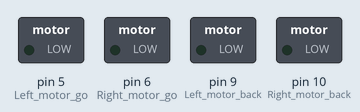
Recording of a sketch running on a simulated Arduino Uno, built with avr-gcc and run on an emulated ATmega328P. On the bench: switched loads named in the sketch (green lamp = pin HIGH).

Above: at 0.1 s.
At 6.8 s:
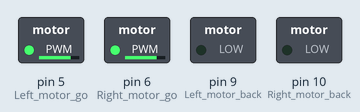
At 14.5 s:
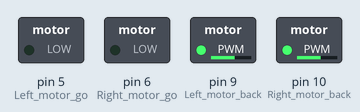
At 18.1 s:
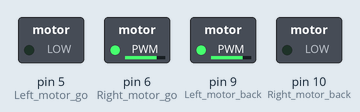
At 21.6 s:
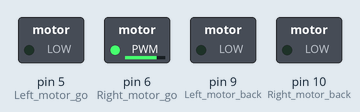
At 29.1 s:
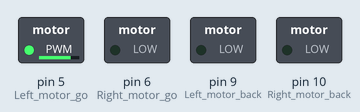
Timing chart, 0 to 40.0 s (numbered marks = the images above):
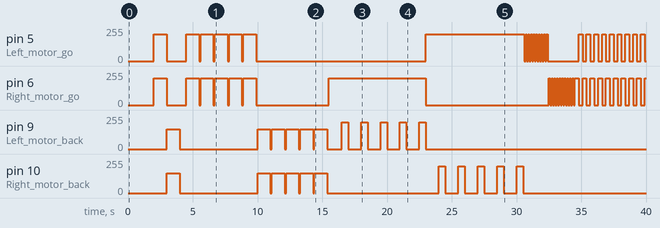

The sketch:

ColorfulRun.ino
```cpp
//============================yahboom===========================
//  Intelligent car colorfulrun comprehensive experiment
//===============================================================

int Left_motor_back=9;       //(IN1)
int Left_motor_go=5;         //(IN2)

int Right_motor_go=6;        //(IN3)
int Right_motor_back=10;     //(IN4)

void setup()
{
  //Initialize the motor drive IO for output mode
  pinMode(Left_motor_go,OUTPUT); // PIN 5 (PWM)
  pinMode(Left_motor_back,OUTPUT); // PIN 9 (PWM)
  pinMode(Right_motor_go,OUTPUT);// PIN 6 (PWM)
  pinMode(Right_motor_back,OUTPUT);// PIN 10 (PWM)
}
void run(int time)    //car run
{
  digitalWrite(Right_motor_go,HIGH);
  digitalWrite(Right_motor_back,LOW);
  analogWrite(Right_motor_go,200);//PWM ratio 0~255 speed control,
                                 //the difference of left and right wheel slightly increase or decrease
  analogWrite(Right_motor_back,0);
  digitalWrite(Left_motor_go,HIGH);
  digitalWrite(Left_motor_back,LOW);
  analogWrite(Left_motor_go,200);//PWM ratio 0~255 speed control,
                                 //the difference of left and right wheel slightly increase or decrease
  analogWrite(Left_motor_back,0);
  delay(time * 100);   //execution time, can be adjusted
}

void brake(int time)       //car stop
{
  digitalWrite(Right_motor_go,LOW);
  digitalWrite(Right_motor_back,LOW);
  digitalWrite(Left_motor_go,LOW);
  digitalWrite(Left_motor_back,LOW);
  delay(time * 100);//execution time, can be adjusted
}

void left(int time)         //turn left(left wheel stop，right wheel go)
{
  digitalWrite(Right_motor_go,HIGH);	// right motor go
  digitalWrite(Right_motor_back,LOW);
  analogWrite(Right_motor_go,200);
  analogWrite(Right_motor_back,0);     //PWM ratio 0~255 speed control
  digitalWrite(Left_motor_go,LOW);     //left wheel back
  digitalWrite(Left_motor_back,LOW);
  analogWrite(Left_motor_go,0);
  analogWrite(Left_motor_back,0);      //PWM ratio 0~255 speed control
  delay(time * 100);	//execution time, can be adjusted
}

void spin_left(int time)         //left rotation(left wheel back，right wheel go)
{
  digitalWrite(Right_motor_go,HIGH);	// right motor go
  digitalWrite(Right_motor_back,LOW);
  analogWrite(Right_motor_go,200);
  analogWrite(Right_motor_back,0);      //PWM ratio 0~255 speed control
  digitalWrite(Left_motor_go,LOW);      //left wheel back
  digitalWrite(Left_motor_back,HIGH);
  analogWrite(Left_motor_go,0);
  analogWrite(Left_motor_back,200);    //PWM ratio 0~255 speed control
  delay(time * 100);	        //execution time, can be adjusted
}

void right(int time)        //turn right(right wheel stop，left wheel go)
{
  digitalWrite(Right_motor_go,LOW);    //right motor back
  digitalWrite(Right_motor_back,LOW);
  analogWrite(Right_motor_go,0);
  analogWrite(Right_motor_back,0);     //PWM ratio 0~255 speed control
  digitalWrite(Left_motor_go,HIGH);    //left motor go
  digitalWrite(Left_motor_back,LOW);
  analogWrite(Left_motor_go,200);
  analogWrite(Left_motor_back,0);     //PWM ratio 0~255 speed control
  delay(time * 100);	    //execution time, can be adjusted
}

void spin_right(int time)        // right rotation(right wheel back，left wheel go)
{
  digitalWrite(Right_motor_go,LOW);   //right motor back
  digitalWrite(Right_motor_back,HIGH);
  analogWrite(Right_motor_go,0);
  analogWrite(Right_motor_back,200);  //PWM ratio 0~255 speed control
  digitalWrite(Left_motor_go,HIGH);   //left motor go
  digitalWrite(Left_motor_back,LOW);
  analogWrite(Left_motor_go,200);
  analogWrite(Left_motor_back,0);     //PWM ratio 0~255 speed control
  delay(time * 100);	        //execution time, can be adjusted
}

void back(int time)          //back
{
  digitalWrite(Right_motor_go,LOW);  //right wheel back
  digitalWrite(Right_motor_back,HIGH);
  analogWrite(Right_motor_go,0);
  analogWrite(Right_motor_back,150); //PWM ratio 0~255 speed control
  digitalWrite(Left_motor_go,LOW);   //left wheel back
  digitalWrite(Left_motor_back,HIGH);
  analogWrite(Left_motor_go,0);
  analogWrite(Left_motor_back,150);  //PWM ratio 0~255 speed control
  delay(time * 100);       //execution time, can be adjusted
}

void loop()
{
  int i;
  delay(2000); //Start up after delay 2S
  run(10);
  back(10);
  brake(5);

  for(i=0;i<5;i++)
  {
    run(10);   //5 steps in the discontinuous advance of the car
    brake(1);
  }

  for(i=0;i<5;i++)
  {
    back(10);  //5 steps in the discontinuous back of the car
    brake(1);
  }

  for(i=0;i<5;i++)
  {
    left(10);//Large sets of small bend left rotation continuously
    spin_left(5);
  }

  for(i=0;i<5;i++)
  {
    right(10);//Large sets of small bend right rotation continuously
    spin_right(5);
  }

  for(i=0;i<10;i++)
  {
    right(1);//turn right intermittently
    brake(1);
  }

  for(i=0;i<10;i++)
  {
    left(1);//turn left intermittently
    brake(1);
  }

  for(i=0;i<10;i++)
  {
    left(3);//Go S - shaped ways

    right(3);
  }

  for(i=0;i<10;i++)
  {
    spin_left(3);//left rotation intermittently
    brake(3);
  }

  for(i=0;i<10;i++)
  {
    spin_right(3);//right rotation intermittently
    brake(3);
  }

}
```

Measured:
- by itself, pin 5 (Left_motor_go): 0/255 → 200/255 at 2.0 s, → 0/255 1.0 s later, → 200/255 1.5 s later, → 0/255 1.0 s later, … (50 changes in this stretch)
- by itself, pin 6 (Right_motor_go): 0/255 → 200/255 at 2.0 s, → 0/255 1.0 s later, → 200/255 1.5 s later, → 0/255 1.0 s later, … (53 changes in this stretch)
